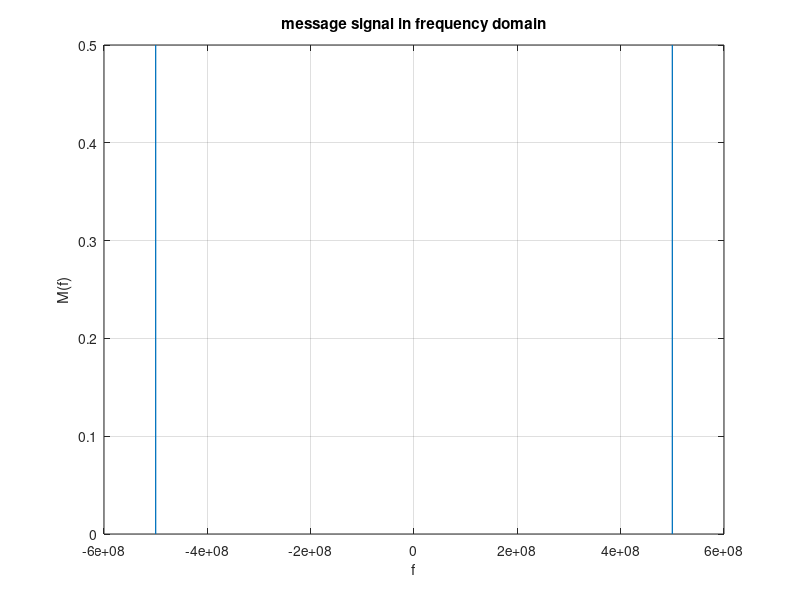
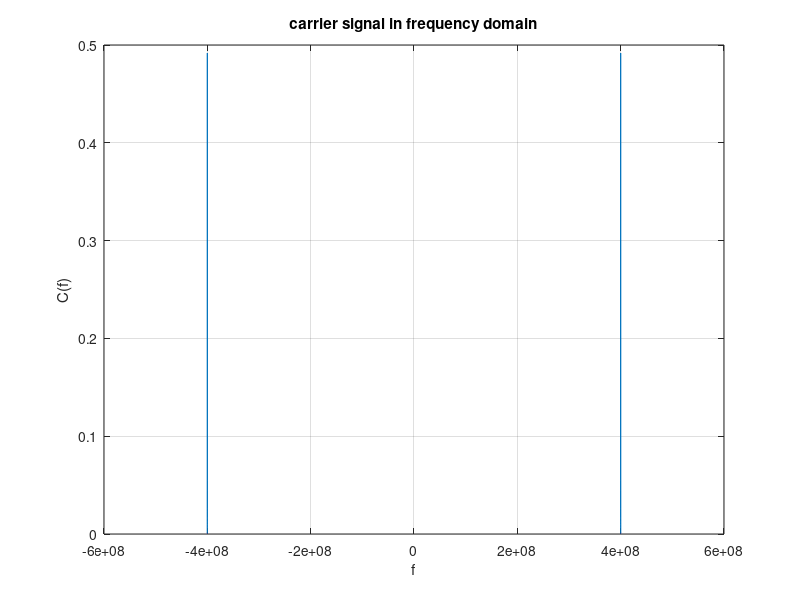
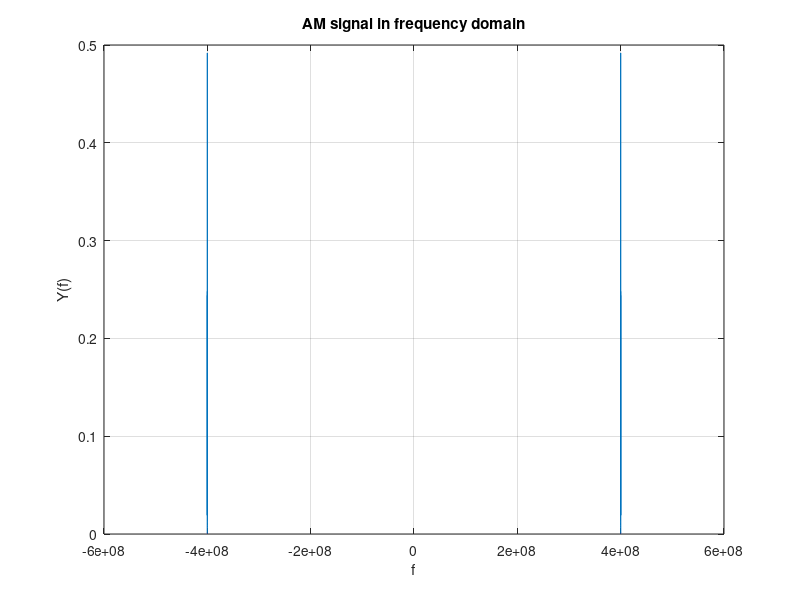

These figures' MATLAB source, in order:
clc;

% setting time period
t=(0:1/10^9:0.006); 
N= length(t); 
f=linspace(-10^9/2,10^9/2,N);

% modulation index
% Please change the value of u here
u= 1;
Am=1; 
Ac=Am/u; 
fm=1000;
fc=10^8;

% message signal
m_t = Am*sin(2*pi*fm*t); 
M_F=abs(fft(m_t,N)); 
figure();
plot(f,(M_F/N));
title("message signal in frequency domain");
xlabel("f");
ylabel("M(f)");
grid on;

%carrier signal
c_t = Ac*sin(2*pi*fc*t); 
C_F=abs(fft(c_t,N)); 
figure();
plot(f,(C_F/N));
title("carrier signal in frequency domain");
xlabel("f");
ylabel("C(f)");
grid on;

%AM Signal
y_t=Ac*(1+u*sin(2*pi*fm*t)).*sin(2*pi*fc*t); 
y_F=abs(fft(y_t,N)); 
figure();
plot(f,(y_F/N));
title("AM signal in frequency domain");
xlabel("f");
ylabel("Y(f)");
grid on;
